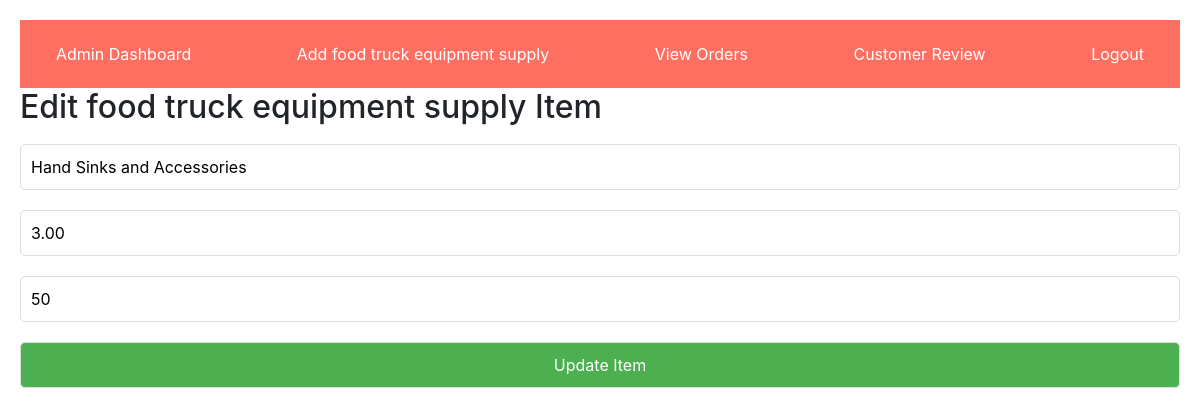
Page /edit.php?id=3 (signed in) on the committed database.
### tables this page shows
CREATE TABLE foodts_items (
    id INT AUTO_INCREMENT PRIMARY KEY,
    name VARCHAR(100) NOT NULL,
    price DECIMAL(10, 2) NOT NULL,
    quantity INT NOT NULL,
    description TEXT,  
    image_url VARCHAR(255)
);

### edit.php (the view, shortened to what this page needs)
<?php
include 'dbconnection.php';
$itemId = $_GET['id'];
$stmt = $conn->prepare("SELECT * FROM foodts_items WHERE id = ?");
$stmt->execute([$itemId]);
$item = $stmt->fetch(PDO::FETCH_ASSOC);
?>
<!DOCTYPE html>
<html lang="en">
<head>
</head>
<body>
<?php include 'navbar.php' ?>
<div>
    <h2>Edit food truck equipment supply Item</h2>
    <form method="post" action="edit.php?id=<?php echo $itemId; ?>">
        <input type="text" name="name" value="<?php echo $item['name']; ?>" required>
        <input type="number" name="price" value="<?php echo $item['price']; ?>" required>
        <input type="number" name="quantity" value="<?php echo $item['quantity']; ?>" required>
        <input type="submit" name="update" value="Update Item">
    </form>
</div>
</body>
</html>

### edit.php (style rules this page uses)
body { font-family: Arial, sans-serif; background-color: #f4f4f4; padding: 20px; }
input[type="text"], input[type="number"], input[type="file"], input[type="submit"] { width: 100%; padding: 10px; margin: 10px 0; border-radius: 5px; border: 1px solid #ddd; }
input[type="submit"] { background-color: #4caf50; color: white; cursor: pointer; }

### rows in the picture
foodts_items: name "Hand Sinks and Accessories", price "3.00", quantity "50"
